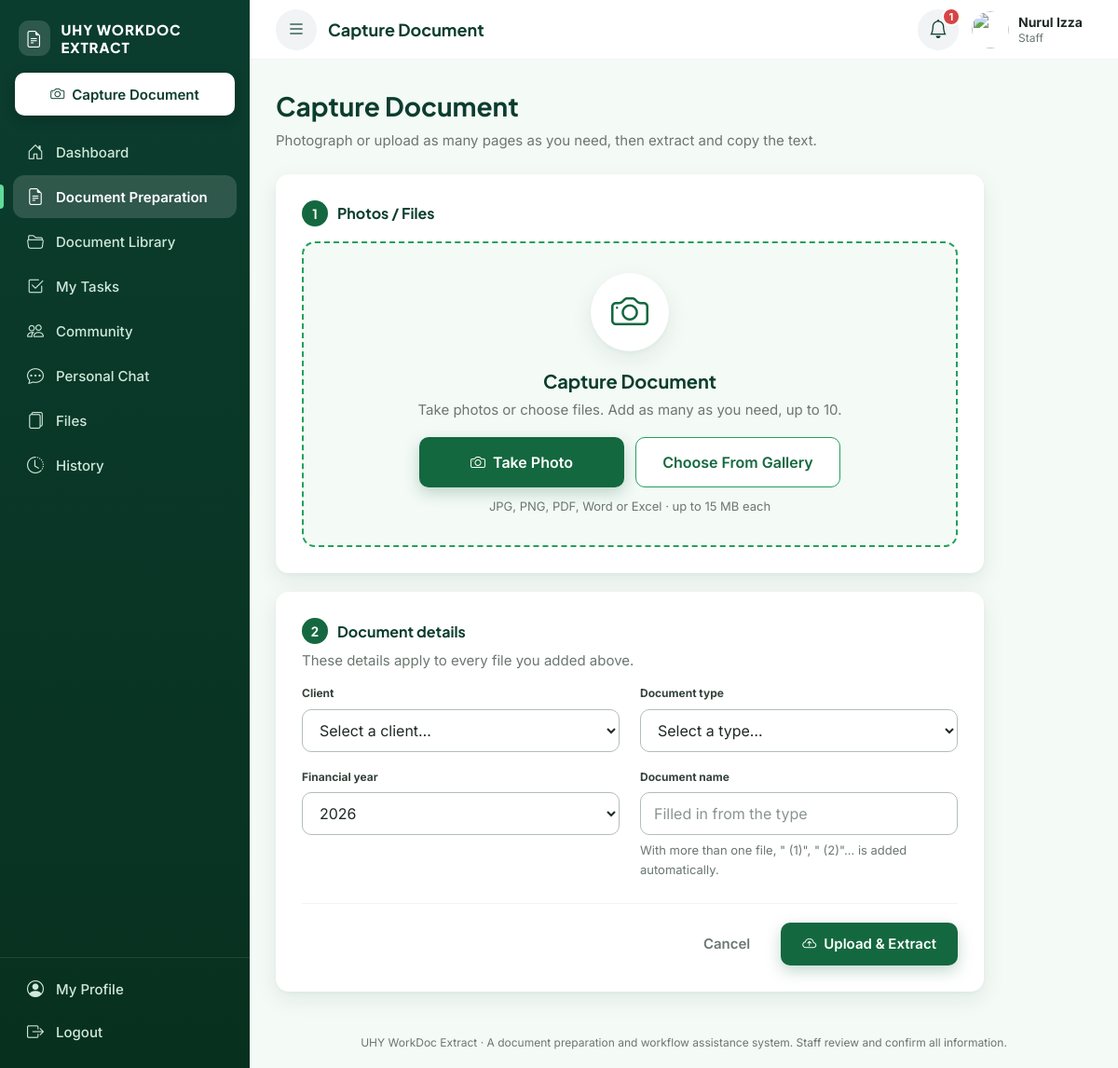
Page /documents/capture.php (signed in) on the committed database.
### tables this page shows
CREATE TABLE `notifications` (
  `notification_id` bigint(20) UNSIGNED NOT NULL,
  `user_id` int(10) UNSIGNED NOT NULL,
  `type` enum('message','task','document','system') NOT NULL,
  `title` varchar(150) NOT NULL,
  `message` varchar(255) DEFAULT NULL,
  `reference_type` varchar(30) DEFAULT NULL,
  `reference_id` bigint(20) UNSIGNED DEFAULT NULL,
  `is_read` tinyint(1) NOT NULL DEFAULT 0,
  `created_at` timestamp NOT NULL DEFAULT current_timestamp()
);

CREATE TABLE `users` (
  `user_id` int(10) UNSIGNED NOT NULL,
  `name` varchar(120) NOT NULL,
  `username` varchar(50) NOT NULL,
  `email` varchar(150) NOT NULL,
  `password` varchar(255) NOT NULL,
  `role` enum('admin','staff') NOT NULL DEFAULT 'staff',
  `staff_type` enum('staff','contract','intern') DEFAULT NULL,
  `department` varchar(50) DEFAULT NULL,
  `avatar_path` varchar(255) DEFAULT NULL,
  `status` enum('active','inactive') NOT NULL DEFAULT 'active',
  `must_change_password` tinyint(1) NOT NULL DEFAULT 1,
  `last_login_at` datetime DEFAULT NULL,
  `created_at` timestamp NOT NULL DEFAULT current_timestamp(),
  `updated_at` timestamp NOT NULL DEFAULT current_timestamp() ON UPDATE current_timestamp()
);

### includes/functions.php (called while the page is built, shortened)
<?php
function e(?string $value): string
{
    return htmlspecialchars((string)$value, ENT_QUOTES, 'UTF-8');
}
function url(string $path = ''): string
{
    return BASE_URL . '/' . ltrim($path, '/');
}

### includes/auth.php (called while the page is built, shortened)
<?php
function current_user(): ?array
{
    static $user = null;
    static $loaded = false;
    if ($loaded) {
        return $user;
    }
    $loaded = true;
    $stmt = db()->prepare(
        'SELECT user_id, name, username, email, role, staff_type, department, status, must_change_password, avatar_path
         FROM users WHERE user_id = ? LIMIT 1'
    );
    $stmt->execute([$_SESSION['user_id']]);
    $row = $stmt->fetch();
    $user = $row;
    return $user;
}
function require_login(bool $allowPasswordChange = false): array
{
    $user = current_user();
    return $user;
}

### config/database.php (called while the page is built, shortened)
<?php
function db(): PDO
{
    static $pdo = null;
    if ($pdo === null) {
        try {
            $pdo = new PDO(
                'mysql:host=' . DB_HOST . ';dbname=' . DB_NAME . ';charset=utf8mb4',
                DB_USER,
                DB_PASS,
                [
                    PDO::ATTR_ERRMODE            => PDO::ERRMODE_EXCEPTION,
                    PDO::ATTR_DEFAULT_FETCH_MODE => PDO::FETCH_ASSOC,
                    PDO::ATTR_EMULATE_PREPARES   => false,
                    PDO::MYSQL_ATTR_INIT_COMMAND => "SET time_zone = '+08:00'",
                ]
            );
        } catch (PDOException $e) {
            error_log('DB connection failed: ' . $e->getMessage());
            http_response_code(500);
            exit(APP_DEBUG
                ? 'Database connection failed: ' . htmlspecialchars($e->getMessage())
                : 'The system is temporarily unavailable.');
        }
    }
    return $pdo;
}

### includes/permissions.php (called while the page is built, shortened)
<?php
function permission_map(): array
{
    $staffCommon = [
        'dashboard.view',
        'document.capture',
        'document.prepare',
        'document.library',
        'document.submit',
        'task.view',
        'community.use',
        'chat.use',
        'history.view',
    ];
    $seniorExtras = [
        'document.export',
        'document.approve',
        'task.create',
        'task.assign',
        'files.view',
    ];
    return [
        'admin' => ['*'],
        'staff'    => array_merge($staffCommon, $seniorExtras),
        'contract' => array_merge($staffCommon, $seniorExtras),
        'intern' => $staffCommon,
    ];
}
function permission_profile(array $user): string
{
    return in_array($user['staff_type'], ['staff', 'contract', 'intern'], true) ? $user['staff_type'] : 'staff';
}
function can(string $permission, ?array $user = null): bool
{
    $user ??= current_user();
    $allowed = permission_map()[permission_profile($user)] ?? [];
    return in_array('*', $allowed, true) || in_array($permission, $allowed, true);
}
function require_permission(string $permission): array
{
    $user = require_login();
    return $user;
}

### includes/badges.php (called while the page is built)
<?php
function get_badge_counts(int $userId): array
{
    $count = function (string $sql, array $params): int {
        $stmt = db()->prepare($sql);
        $stmt->execute($params);
        return (int)$stmt->fetchColumn();
    };
    $chat = $count(
        'SELECT COUNT(*) FROM messages WHERE receiver_id = ? AND is_read = 0',
        [$userId]
    );
    $tasks = $count(
        "SELECT COUNT(*) FROM tasks
         WHERE assigned_to = ? AND seen_at IS NULL AND status <> 'completed'",
        [$userId]
    );
    $community = $count(
        'SELECT COUNT(*)
         FROM community_posts p
         JOIN community_channels c ON c.channel_id = p.channel_id AND c.is_active = 1
         LEFT JOIN community_reads r ON r.channel_id = p.channel_id AND r.user_id = ?
         JOIN users me ON me.user_id = ?
         WHERE p.user_id <> ?
           AND p.post_id > COALESCE(r.last_read_post_id, 0)
           AND p.created_at >= me.created_at',
        [$userId, $userId, $userId]
    );
    $notifications = $count(
        'SELECT COUNT(*) FROM notifications WHERE user_id = ? AND is_read = 0',
        [$userId]
    );
    return [
        'tasks'         => $tasks,
        'community'     => $community,
        'chat'          => $chat,
        'notifications' => $notifications,
    ];
}
function badge_text(int $count): string
{
    if ($count <= 0) {
        return '';
    }
    return $count > 99 ? '99+' : (string)$count;
}

### services/NotificationService.php (called while the page is built, shortened)
<?php
class NotificationService
{
    public static function recent(int $userId, int $limit = 6): array
    {
        $stmt = db()->prepare(
            'SELECT * FROM notifications WHERE user_id = ?
             ORDER BY created_at DESC, notification_id DESC LIMIT ' . (int)$limit
        );
        $stmt->execute([$userId]);
        return $stmt->fetchAll();
    }
}

### services/ClientService.php (called while the page is built, shortened)
<?php
class ClientService
{
    public static function activeList(): array
    {
        return db()->query("SELECT client_id, client_name FROM clients WHERE status = 'active' ORDER BY client_name")->fetchAll();
    }
}

### documents/capture.php (the view, shortened to what this page needs)
<?php
require_once __DIR__ . '/../services/ClientService.php';
$user   = require_permission('document.capture');
$clients  = ClientService::activeList();
$thisYear = (int)date('Y');
$form = [
    'client_id'     => (int)($_GET['client'] ?? 0),
    'type_id'       => (int)($_GET['type'] ?? 0),
    'year'          => $thisYear,
    'document_name' => '',
];
$sel = fn($a, $b): string => (string)$a === (string)$b ? 'selected' : '';
$pageTitle    = 'Capture Document';
require __DIR__ . '/../includes/header.php';
?>
<div class="df-page-header">
    <div>
        <h1>Capture Document</h1>
        <p class="df-page-sub">Photograph or upload as many pages as you need, then extract and copy the text.</p>
    </div>
</div>
<?php if (!$clients): ?>
    <div class="df-card">
        <div class="df-empty">
            <div class="df-empty-icon"><i class="bi bi-building"></i></div>
            <h3>No clients available yet</h3>
            <p>A client is needed before a document can be uploaded.
               <?= $user['role'] === 'admin' ? 'Add the first one now.' : 'Please ask an Admin to add clients.' ?></p>
            <?php if ($user['role'] === 'admin'): ?>
                <a class="df-btn df-btn-primary df-btn-sm" href="<?= e(url('admin/clients/form.php')) ?>">Add Client</a>
            <?php endif; ?>
        </div>
    </div>
<?php else: ?>
<form id="captureForm" class="df-capture" method="post" novalidate
      data-max-bytes="<?= (int)UploadService::MAX_BYTES ?>" data-max-files="<?= MAX_FILES ?>">
    <section class="df-card df-capture-card">
        <div class="df-step-label"><span class="df-step-num">1</span> Photos / Files</div>
        <div class="df-dropzone" id="dropzone">
            <div class="df-dz-empty" id="dzEmpty">
                <div class="df-dz-icon"><i class="bi bi-camera"></i></div>
                <h3>Capture Document</h3>
                <p>Take photos or choose files. Add as many as you need, up to <?= MAX_FILES ?>.</p>
                <div class="df-dz-buttons">
                    <button type="button" class="df-btn df-btn-primary df-cam-btn" id="btnCamera"><i class="bi bi-camera"></i> Take Photo</button>
                    <button type="button" class="df-btn df-btn-outline" id="btnGallery">
                        <span class="df-only-touch">Choose From Gallery</span><span class="df-only-fine">Choose Files</span>
                    </button>
                </div>
                <small class="df-hint">JPG, PNG, PDF, Word or Excel · up to <?= (int)(UploadService::MAX_BYTES / 1048576) ?> MB each</small>
            </div>
        </div>
    </section>
    <section class="df-card df-capture-card">
        <div class="df-step-label"><span class="df-step-num">2</span> Document details</div>
        <p class="df-muted" style="margin-top:-10px">These details apply to every file you added above.</p>
        <div class="df-form-grid">
            <div class="df-field">
                <label class="df-label" for="client_id">Client</label>
                <select class="df-input" id="client_id" name="client_id">
                    <option value="">Select a client…</option>
                </select>
            </div>
            <div class="df-field">
                <label class="df-label" for="type_id">Document type</label>
                <select class="df-input" id="type_id" name="type_id">
                    <option value="">Select a type…</option>
                </select>
            </div>
            <div class="df-field">
                <label class="df-label" for="year">Financial year</label>
                <select class="df-input" id="year" name="year">
                    <?php for ($y = $thisYear + 1; $y >= $thisYear - 10; $y--): ?>
                        <option value="<?= $y ?>" <?= $sel($form['year'], $y) ?>><?= $y ?></option>
                    <?php endfor; ?>
                </select>
            </div>
            <div class="df-field">
                <label class="df-label" for="document_name">Document name</label>
                <input class="df-input" type="text" id="document_name" name="document_name" maxlength="160"
                       value="<?= e($form['document_name']) ?>" placeholder="Filled in from the type">
                <small class="df-hint" id="nameHint">With more than one file, " (1)", " (2)"… is added automatically.</small>
            </div>
        </div>
        <div class="df-form-actions">
            <a class="df-btn df-btn-ghost" href="<?= e(url('dashboard.php')) ?>">Cancel</a>
            <button type="submit" class="df-btn df-btn-primary" id="btnUpload"><i class="bi bi-cloud-arrow-up"></i> Upload &amp; Extract</button>
        </div>
    </section>
</form>
<?php endif; ?>
<?php require __DIR__ . '/../includes/footer.php'; ?>

### includes/header.php (shortened to what this page needs)
<?php
$user = current_user();
$pageTitle = $pageTitle ?? 'Dashboard';
$userId    = (int)$user['user_id'];
$badges       = get_badge_counts($userId);
$recentNotifs = NotificationService::recent($userId, 6);
?>
<!DOCTYPE html>
<html lang="en">
<head>
    <link rel="stylesheet" href="https://cdn.jsdelivr.net/npm/bootstrap-icons@1.11.3/font/bootstrap-icons.min.css">
    <link rel="stylesheet" href="<?= e(url('assets/css/style.css')) ?>">
</head>
<body class="df-app-body">
<div class="df-shell">
    <?php require __DIR__ . '/sidebar.php'; ?>
    <div class="df-main">
        <header class="df-topbar">
            <button type="button" class="df-icon-btn df-menu-btn" data-sidebar-open aria-label="Open menu">
                <i class="bi bi-list"></i>
            </button>
            <h2 class="df-topbar-title"><?= e($pageTitle) ?></h2>
            <div class="df-topbar-actions">
                <div class="df-dropdown" data-dropdown>
                    <button type="button" class="df-icon-btn" data-dropdown-toggle
                            aria-label="Notifications" aria-expanded="false">
                        <i class="bi bi-bell"></i>
                        <span class="df-icon-badge" data-badge="notifications" <?= $badges['notifications'] > 0 ? '' : 'hidden' ?>>
                            <?= e(badge_text($badges['notifications'])) ?>
                        </span>
                    </button>
                </div>
                <a class="df-topbar-user" href="<?= e(url('profile/index.php')) ?>">
                    <?= render_avatar($user) ?>
                    <span class="df-topbar-user-text">
                        <strong><?= e($user['name']) ?></strong>
                        <small><?= e(role_label($user)) ?></small>
                    </span>
                </a>
            </div>
        </header>
        <main class="df-content">

### rows in the picture
notifications: reference "1"
users: name "Nurul Izza", staff_type "Staff"

### other values in the picture
$item['label'] "Dashboard"
$item['label'] "Document Preparation"
$item['label'] "Document Library"
$item['label'] "My Tasks"
$item['label'] "Community"
$item['label'] "Personal Chat"
$item['label'] "Files"
$item['label'] "History"
$pageTitle "Capture Document"
MAX_FILES "10"
UploadService::MAX_BYTES / 1048576 "15"
APP_NAME "UHY WorkDoc Extract"
form field year "2026"
